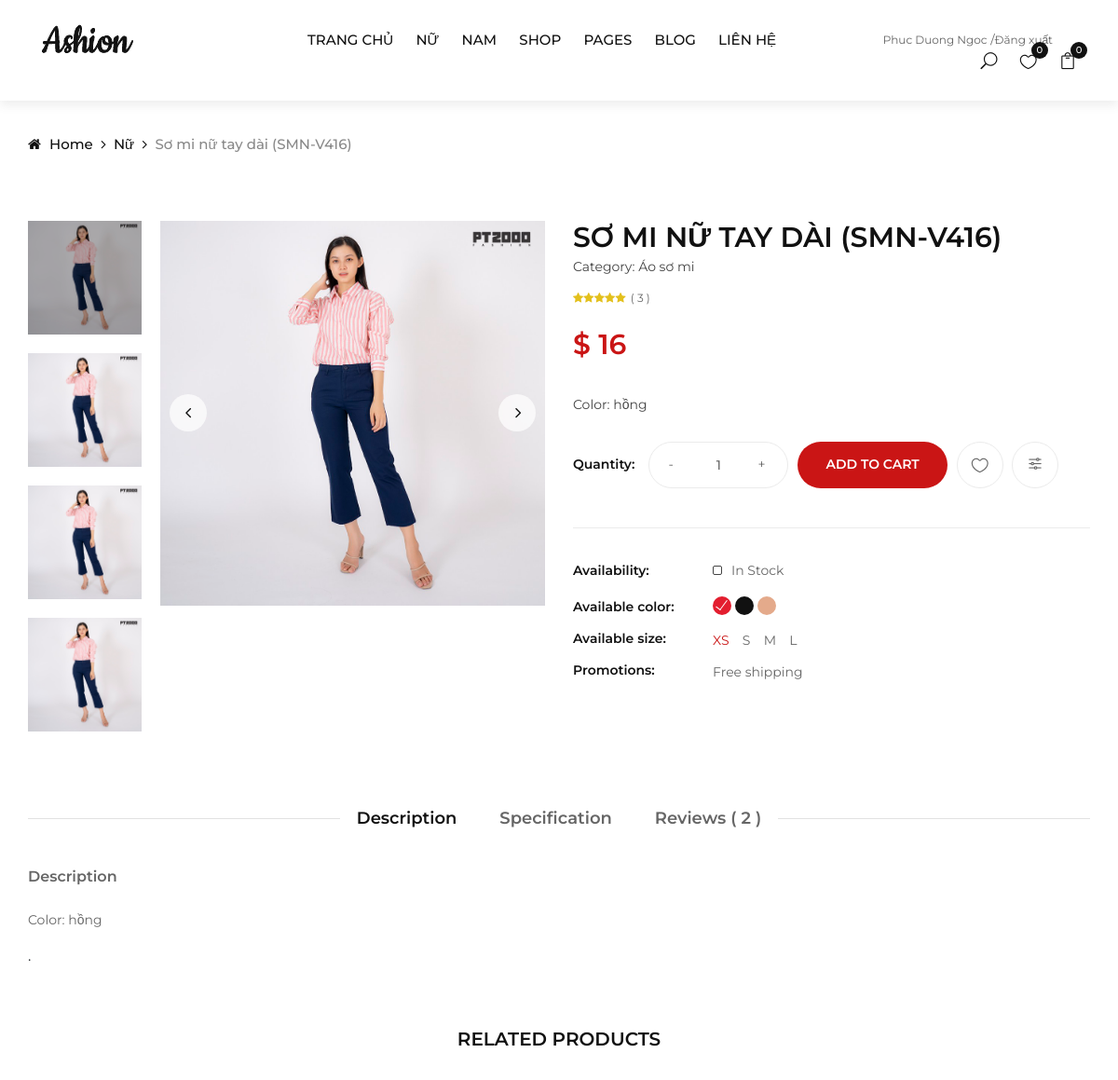
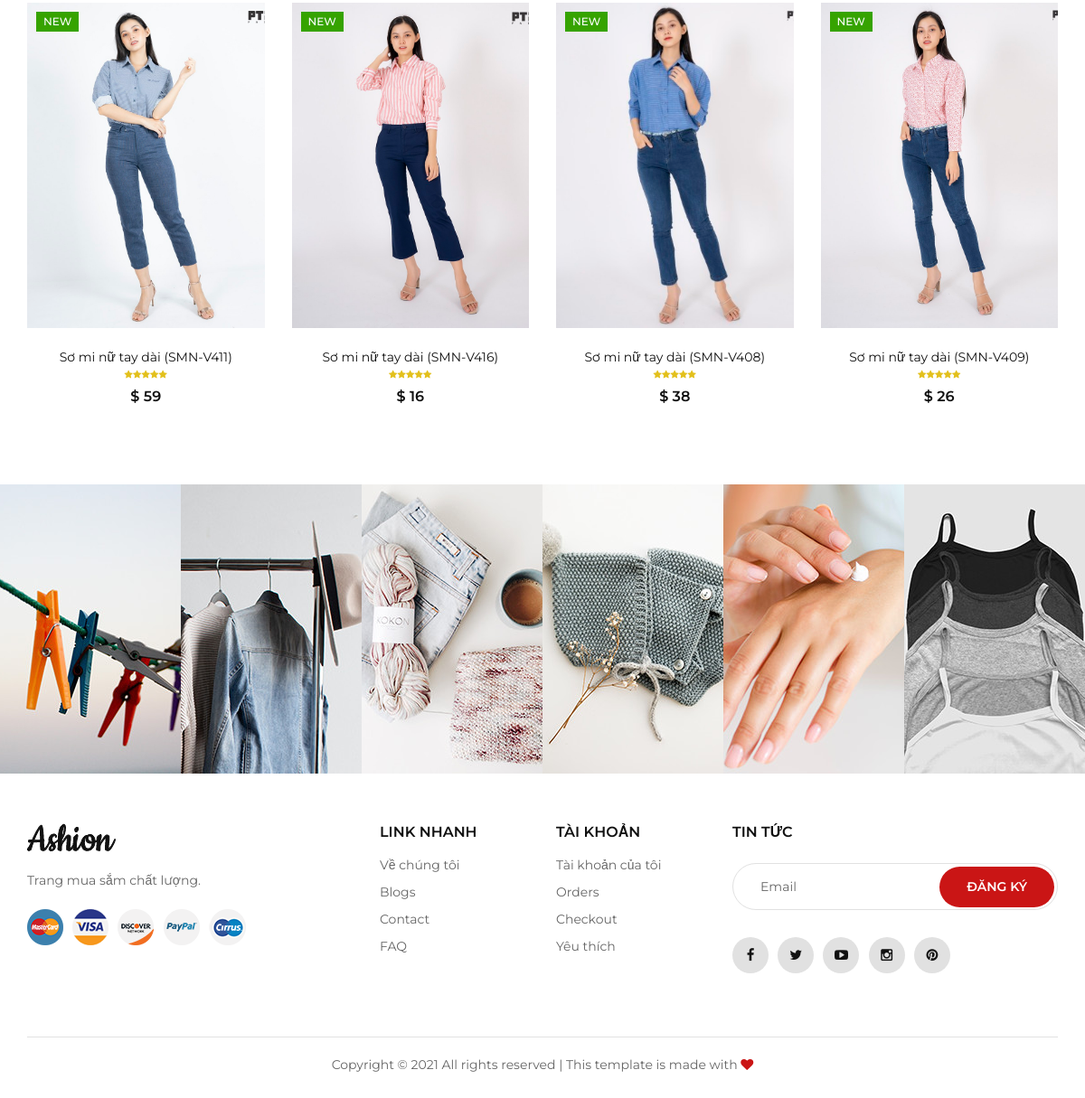
Page /details.php?proid=54 (signed in) on the committed database (2 pictures, top to bottom).
### tables this page shows
CREATE TABLE `tbl_product` (
  `productId` int(11) NOT NULL,
  `productName` tinytext NOT NULL,
  `product_code` varchar(200) NOT NULL,
  `productQuantity` varchar(50) NOT NULL,
  `product_soldout` varchar(50) NOT NULL DEFAULT '0',
  `product_remain` varchar(50) NOT NULL,
  `product_view` int(11) NOT NULL DEFAULT 0,
  `product_gender` int(11) NOT NULL DEFAULT 0,
  `product_show` int(11) NOT NULL DEFAULT 1,
  `catId` int(11) NOT NULL,
  `brandId` int(11) NOT NULL,
  `product_desc` text NOT NULL,
  `type` int(11) NOT NULL,
  `price` varchar(255) NOT NULL,
  `image` varchar(255) NOT NULL,
  `istrend` int(11) NOT NULL DEFAULT 0,
  `created_ad` timestamp NOT NULL DEFAULT current_timestamp(),
  `updated_ad` timestamp NOT NULL DEFAULT current_timestamp()
);

CREATE TABLE `tbl_brand` (
  `brandId` int(11) NOT NULL,
  `brandName` varchar(255) NOT NULL
);

CREATE TABLE `tbl_category` (
  `catId` int(11) NOT NULL,
  `catName` varchar(255) NOT NULL
);

### classes/product.php (called while the page is built, shortened)
<?php
$filepath = realpath(dirname(__FILE__));
include_once($filepath . '/../lib/database.php');
include_once($filepath . '/../helpers/format.php');
?>
<?php
class product
{
	private $db;
	public function __construct()
	{
		$this->db = new Database();
	}
	public function get_details($id)
	{
		$query =
			"SELECT tbl_product.*, tbl_category.catName, tbl_brand.brandName
			 FROM tbl_product
			 	INNER JOIN tbl_category ON tbl_product.catId = tbl_category.catId
				INNER JOIN tbl_brand ON tbl_product.brandId = tbl_brand.brandId
			 	WHERE tbl_product.productId = '$id'
			 ";
		$result = $this->db->select($query);
		return $result;
	}
	public function getproduct_related($catId)
	{
		$query = "SELECT * FROM tbl_product
			WHERE catId = '$catId' order by productId desc limit 4";
		$result = $this->db->select($query);
		return $result;
	}
}
?>

### lib/database.php (called while the page is built, shortened)
<?php
Class Database extends PDO{
   public $host   = DB_HOST;
   public $user   = DB_USER;
   public $pass   = DB_PASS;
   public $dbname = DB_NAME;
   public $link;
private function connectDB(){
   $this->link = new mysqli($this->host, $this->user, $this->pass,
    $this->dbname);
    $this->link -> set_charset("utf8");
 }
public function select($query){
  $result = $this->link->query($query) or
   die($this->link->error.__LINE__);
  if($result->num_rows > 0){
    return $result;
  } else {
    return false;
  }
 }
}

### helpers/format.php (called while the page is built, shortened)
<?php
class Format{
 public function format_currency($n=0){
        $n=(string)$n;
        $n=strrev($n);
        $res='';
        for($i=0;$i<strlen($n);$i++){
            $res.=$n[$i];
        }
        $res=strrev($res);
        return $res;
    }
}
?>

### details.php (the view, shortened to what this page needs)
<?php
include 'inc/header.php';
?>
<?php
if (!isset($_GET['proid']) || $_GET['proid'] == NULL) {
	echo "<script> window.location = 'index.php' </script>";
} else {
	$id = $_GET['proid'];
}
$get_product_details = $product->get_details($id);
if ($get_product_details)
{
 $result_details = $get_product_details->fetch_assoc();
}
?>
<div class="breadcrumb-option">
	<div class="container">
		<div class="row">
			<div class="col-lg-12">
				<div class="breadcrumb__links">
					<a href="./index.html"><i class="fa fa-home"></i> Home</a>
					<a href="#"><?=$result_details['brandName'] ?></a>
					<span><?= $result_details['productName']?></span>
				</div>
			</div>
		</div>
	</div>
</div>
<section class="product-details spad">
	<div class="container">
		<div class="row">
			<div class="col-lg-6">
				<div class="product__details__pic">
					<div class="product__details__pic__left product__thumb nice-scroll">
						<a class="pt active" href="#product-1">
                            <img src="admin/uploads/<?= $result_details['image'] ?>" alt="">
						</a>
						<a class="pt" href="#product-2">
                          <img src="admin/uploads/<?= $result_details['image'] ?>" alt="">
						</a>
						<a class="pt" href="#product-3">
                             <img src="admin/uploads/<?= $result_details['image'] ?>" alt="">
						</a>
						<a class="pt" href="#product-4">
                          <img src="admin/uploads/<?= $result_details['image'] ?>" alt="">
						</a>
					</div>
					<div class="product__details__slider__content">
						<div class="product__details__pic__slider owl-carousel">
							<img data-hash="product-1" class="product__big__img" src="admin/uploads/<?= $result_details['image'] ?>" alt="">
						</div>
					</div>
				</div>
			</div>
			<div class="col-lg-6">
				<div class="product__details__text">
					<h3><?= $result_details['productName'];?> <span>Category: <?= $result_details['catName']?></span></h3>
					<div class="rating">
						<i class="fa fa-star"></i>
						<i class="fa fa-star"></i>
						<i class="fa fa-star"></i>
						<i class="fa fa-star"></i>
						<i class="fa fa-star"></i>
						<span>( <?= $result_details['product_view'];?> )</span>
					</div>
					<div class="product__details__price">$ <?= $fm->format_currency($result_details['price']) ?> <span></span></div>
					<p> <?= $result_details['product_desc'] ?>						                                        </p>
				<form action="" method="post">
					<div class="product__details__button">
						<div class="quantity">
							<span>Quantity:</span>
							<div class="pro-qty">
								<input name="quantity" type="text" value="1">
							</div>
						</div>
						<input type="submit" name="submit" value="Add to cart" class="cart-btn" style="border: transparent;" > </input>
						<ul>
							<li><a href="#"><span class="icon_heart_alt"></span></a></li>
							<li><a href="#"><span class="icon_adjust-horiz"></span></a></li>
						</ul>
					</div>
					</form>
					<div class="product__details__widget">
						<ul>
							<li>
								<span>Availability:</span>
								<div class="stock__checkbox">
									<label for="stockin">
										In Stock
										<span class="checkmark"></span>
									</label>
								</div>
							</li>
							<li>
								<span>Available color:</span>
								<div class="color__checkbox">
									<label for="red">
										<span class="checkmark"></span>
									</label>
									<label for="black">
										<span class="checkmark black-bg"></span>
									</label>
									<label for="grey">
										<span class="checkmark grey-bg"></span>
									</label>
								</div>
							</li>
							<li>
								<span>Available size:</span>
								<div class="size__btn">
									<label for="xs-btn" class="active">
										xs
									</label>
									<label for="s-btn">
										s
									</label>
									<label for="m-btn">
										m
									</label>
									<label for="l-btn">
										l
									</label>
								</div>
							</li>
							<li>
								<span>Promotions:</span>
								<p>Free shipping</p>
							</li>
						</ul>
					</div>
                </div>
			</div>
			<div class="col-lg-12">
				<div class="product__details__tab">
					<ul class="nav nav-tabs" role="tablist">
						<li class="nav-item">
							<a class="nav-link active" data-toggle="tab" href="#tabs-1" role="tab">Description</a>
						</li>
						<li class="nav-item">
							<a class="nav-link" data-toggle="tab" href="#tabs-2" role="tab">Specification</a>
						</li>
						<li class="nav-item">
							<a class="nav-link" data-toggle="tab" href="#tabs-3" role="tab">Reviews ( 2 )</a>
						</li>
					</ul>
					<div class="tab-content">
						<div class="tab-pane active" id="tabs-1" role="tabpanel">
							<h6>Description</h6>
							<p> <?= $result_details['product_desc']?>.</p>
						</div>
					</div>
				</div>
			</div>
		</div>
		<div class="row">
			<div class="col-lg-12 text-center">
				<div class="related__title">
					<h5>RELATED PRODUCTS</h5>
				</div>
            </div>
            <?php
			$idCat = $result_details['catId'];
            $product_related = $product->getproduct_related($idCat);
            if ($product_related) {
                while ($result_related = $product_related->fetch_assoc()) {
            ?>
			<div class="col-lg-3 col-md-4 col-sm-6">
				<div class="product__item">
					<div class="product__item__pic set-bg" data-setbg="admin/uploads/<?= $result_related['image'] ?>">
						<div class="label new">New</div>
						<ul class="product__hover">
						</ul>
					</div>
					<div class="product__item__text">
					<h6><a href="details.php?proid=<?php echo $result_related['productId']?>"><?= $result_related['productName'] ?></a></h6>
						<div class="rating">
							<i class="fa fa-star"></i>
							<i class="fa fa-star"></i>
							<i class="fa fa-star"></i>
							<i class="fa fa-star"></i>
							<i class="fa fa-star"></i>
						</div>
						<div class="product__price">$ <?= $fm->format_currency($result_related['price']) ?></div>
					</div>
				</div>
            </div>
            <?php
                }}
            ?>
		</div>
	</div>
</section>
<?php include 'inc/instagram.php'; ?>
<?php include 'inc/footer.php'; ?>

### rows in the picture
tbl_product: brandId.brandName "Nữ", productName "Sơ mi nữ tay dài (SMN-V416)", image (picture), productName "SƠ MI NỮ TAY DÀI (SMN-V416)", catId.catName "Áo sơ mi", product_view "3", price "16", product_desc "Color: hồng", shows a picture
tbl_product: shows a picture, productName "Sơ mi nữ tay dài (SMN-V411)", price "59"
tbl_product: shows a picture, productName "Sơ mi nữ tay dài (SMN-V408)", price "38"
tbl_product: shows a picture, productName "Sơ mi nữ tay dài (SMN-V409)", price "26"

### other values in the picture
$login_check "Phuc Duong Ngoc"
$quantityWishListShow "0"
$quantityCart "0"
